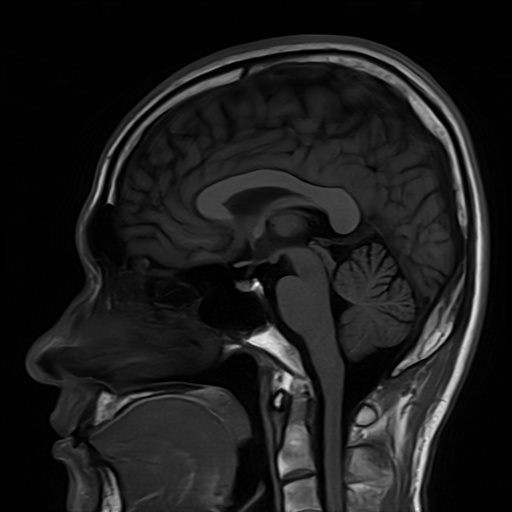
#> input picture Experiment_08/Inputs/images/Brain_MRI.png, 512 x 512 px, found by its file name
$ python task_10_3_seed_perturbation.py
#> lines starting #> are read from the running program, lines starting #| are printed output that depends on the picture; after the words box and inside, x2 and y2 are one past the last pixel; in counts of white or black regions, pixels touching at a corner belong together
"""
Experiment 10: Task 10.3 - Seed Point Placement Perturbation & Robustness Test
Author: Muhammad Ikrama (Reg ID: 60140)
Department of Biomedical Engineering, Riphah International University, Lahore
Instructor: Engr. Rana Talha Khalid
"""

import os
import cv2
import numpy as np
import pandas as pd
from scipy import ndimage
import matplotlib.pyplot as plt

def run_task_10_3():
    script_dir = os.path.dirname(os.path.abspath(__file__))
    exp_dir = os.path.abspath(os.path.join(script_dir, ".."))
    inputs_dir = os.path.join(exp_dir, "Inputs", "images")
    outputs_dir = os.path.join(exp_dir, "Outputs", "Python")
    tables_dir = os.path.join(exp_dir, "Tables")
    os.makedirs(outputs_dir, exist_ok=True)
    os.makedirs(tables_dir, exist_ok=True)

    mri = cv2.imread(os.path.join(inputs_dir, "Brain_MRI.png"), cv2.IMREAD_GRAYSCALE)
#> mri is the input picture: shape (512, 512); min 0, max 254, mean 27.9
    mri_smooth = cv2.GaussianBlur(mri, (3, 3), 0.8)
    tol = 38

    # Ground truth
    gt_lesion = np.zeros_like(mri)
    gt_lesion[205:280, 290:365] = (mri_smooth[205:280, 290:365] > 162).astype(np.uint8) * 255
#> gt_lesion: shape (512, 512); every value is 0
    gt_lesion = ndimage.binary_fill_holes(gt_lesion > 0).astype(np.uint8) * 255
    gt_area = int((gt_lesion > 0).sum())
#> gt_area = 0

    def srg(img, sy, sx, tol_val):
        h, w = img.shape
        visited = np.zeros((h, w), dtype=bool)
        mask = np.zeros((h, w), dtype=np.uint8)
        stack = [(sy, sx)]
        visited[sy, sx] = True
        seed_val = float(img[sy, sx])
        neighbors = [(-1,0),(1,0),(0,-1),(0,1),(-1,-1),(-1,1),(1,-1),(1,1)]
        while stack:
            cy, cx = stack.pop()
            if abs(float(img[cy, cx]) - seed_val) <= tol_val:
                mask[cy, cx] = 255
                for dy, dx in neighbors:
                    ny, nx = cy + dy, cx + dx
                    if 0 <= ny < h and 0 <= nx < w and not visited[ny, nx]:
                        visited[ny, nx] = True
                        stack.append((ny, nx))
        return mask

    seed_definitions = [
        {"Name": "Centroid", "x": 327, "y": 242, "Type": "Center Core"},
        {"Name": "Interior Point 1", "x": 320, "y": 238, "Type": "Interior Paracentral"},
        {"Name": "Interior Point 2", "x": 332, "y": 248, "Type": "Interior Paracentral"},
        {"Name": "Peripheral Rim 1", "x": 305, "y": 228, "Type": "Marginal Boundary Rim"},
        {"Name": "Peripheral Rim 2", "x": 345, "y": 255, "Type": "Marginal Boundary Rim"}
    ]

    records = []
    masks = {}

    print("\n" + "=" * 95)
    print("TASK 10.3: SEED POINT PLACEMENT PERTURBATION & ROBUSTNESS TEST")
    print("=" * 95)
    print(f"{'Seed Location':<18} | {'(X, Y)':<10} | {'I_seed':<8} | {'Area (px)':<10} | {'DSC':<8} | {'IoU':<8} | {'Clinical Status'}")
    print("-" * 95)

    for s in seed_definitions:
        sx, sy = s['x'], s['y']
        seed_int = float(mri_smooth[sy, sx])
        raw_m = srg(mri_smooth, sy, sx, tol)
        eval_m = ndimage.binary_fill_holes(raw_m > 0).astype(np.uint8) * 255
        masks[s['Name']] = eval_m

        g, p = (gt_lesion > 0), (eval_m > 0)
        intersection = np.logical_and(g, p).sum()
        union = np.logical_or(g, p).sum()
        dsc = 2.0 * intersection / (g.sum() + p.sum()) if (g.sum() + p.sum()) > 0 else 0
        iou = intersection / union if union > 0 else 0
        area = int(p.sum())

        if dsc >= 0.95:
            status = "Optimal Capture"
        elif dsc >= 0.85:
            status = "Robust Interior"
        else:
            status = "Rim Degradation / Under-grown"

        records.append({
            "Seed_Location": s['Name'],
            "Seed_Type": s['Type'],
            "Coord_X": sx,
            "Coord_Y": sy,
            "Seed_Intensity": round(seed_int, 1),
            "Area_px": area,
            "Ground_Truth_px": gt_area,
            "Area_Ratio": round(area / gt_area, 4) if gt_area > 0 else 0.0,
            "DSC": round(dsc, 4),
            "Jaccard_IoU": round(iou, 4),
            "Status": status
        })
        print(f"{s['Name']:<18} | {f'({sx}, {sy})':<10} | {seed_int:<8.1f} | {area:<10d} | {dsc:<8.4f} | {iou:<8.4f} | {status}")
#> this loop made 5 passes
#> (seed_int, seed_val in srg, union, area) on passes 1 to 5: (26, 26, 251905, 251905), (34, 34, 252978, 252978), (0, 0, 211190, 211190), (21, 21, 250967, 250967), (11, 11, 236832, 236832)
#| Centroid           | (327, 242) | 26.0     | 251905     | 0.0000   | 0.0000   | Rim Degradation / Under-grown
#| Interior Point 1   | (320, 238) | 34.0     | 252978     | 0.0000   | 0.0000   | Rim Degradation / Under-grown
#| Interior Point 2   | (332, 248) | 0.0      | 211190     | 0.0000   | 0.0000   | Rim Degradation / Under-grown
#| Peripheral Rim 1   | (305, 228) | 21.0     | 250967     | 0.0000   | 0.0000   | Rim Degradation / Under-grown
#| Peripheral Rim 2   | (345, 255) | 11.0     | 236832     | 0.0000   | 0.0000   | Rim Degradation / Under-grown
#> pass 1, in run_task_10_3, `raw_m = srg(mri_smooth, sy, sx, tol)`:
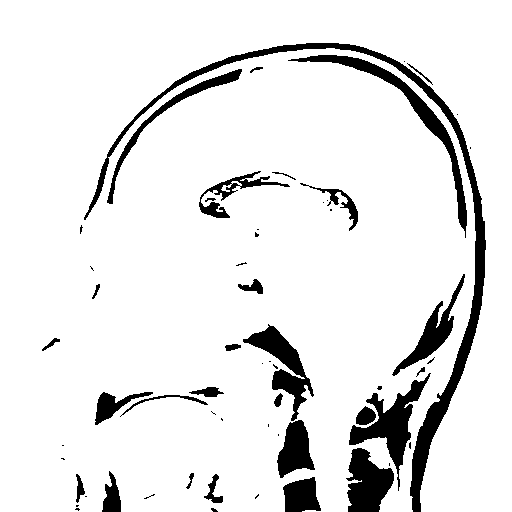
#> raw_m: shape (512, 512); 90.4% white; 59 black regions (30 under 20 px), largest, box (x1, y1, x2, y2) and area: (84, 43, 486, 512) 6714, (288, 55, 467, 238) 2462, (349, 373, 431, 491) 2441
#> pass 1, in run_task_10_3, `eval_m = ndimage.binary_fill_holes(raw_m > 0).astype(np.uint8) * 255`:
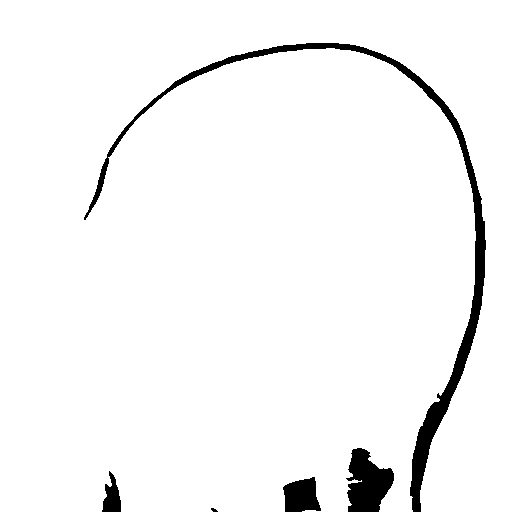
#> eval_m: shape (512, 512); 96.1% white; 5 black regions (1 under 20 px), largest, box (x1, y1, x2, y2) and area: (84, 43, 486, 512) 6714, (346, 448, 394, 512) 2036, (283, 477, 321, 512) 1003, (102, 471, 121, 512) 468
#> pass 2, in run_task_10_3, `raw_m = srg(mri_smooth, sy, sx, tol)`:
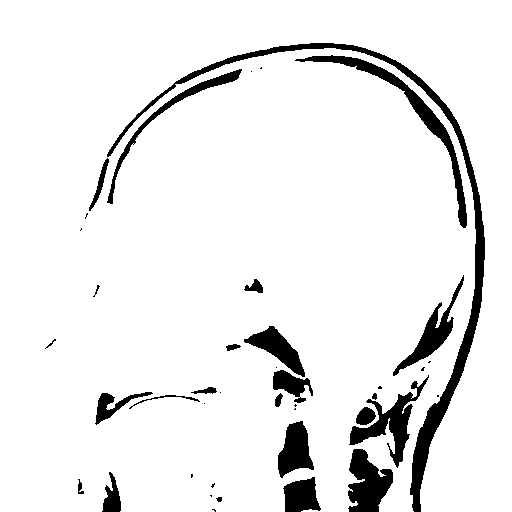
#> raw_m: shape (512, 512); 92.1% white; 41 black regions (17 under 20 px), largest, box (x1, y1, x2, y2) and area: (107, 43, 485, 512) 5928, (295, 55, 467, 228) 2291, (349, 375, 429, 468) 1856
#> after the loop, masks = 5 items; records = 5 items

    df = pd.DataFrame(records)
#> df = table of 5 rows and 11 columns
    csv_path = os.path.join(tables_dir, "exp10_task_10_3_seed_perturbation.csv")
    df.to_csv(csv_path, index=False)
    print(f"[SAVED] Task 10.3 table saved to: {csv_path}")

    # Plotting 5 seeds on tumor
    fig = plt.figure(figsize=(16, 7))

    # Left: MRI zoom with all 5 seeds marked
    ax_map = fig.add_subplot(1, 3, 1)
    zy1, zy2, zx1, zx2 = 190, 290, 280, 380
    zoom_mri = cv2.cvtColor(mri[zy1:zy2, zx1:zx2], cv2.COLOR_GRAY2BGR)
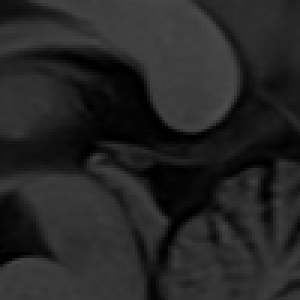
#> zoom_mri: shape (100, 100, 3) (shown 3 times larger); min 0, max 76, mean 37.5
    colors = [(0, 255, 0), (0, 255, 255), (255, 255, 0), (0, 140, 255), (0, 0, 255)]
    for idx, s in enumerate(seed_definitions):
        rel_x = s['x'] - zx1
        rel_y = s['y'] - zy1
        cv2.circle(zoom_mri, (rel_x, rel_y), 3, colors[idx], -1)
        cv2.putText(zoom_mri, f"S{idx+1}", (rel_x + 4, rel_y - 2), cv2.FONT_HERSHEY_SIMPLEX, 0.45, (255, 255, 255), 1)
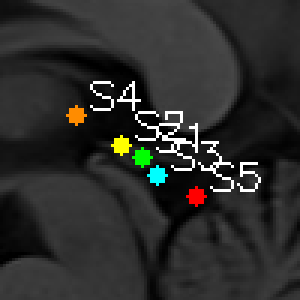
#> zoom_mri: shape (100, 100, 3) (shown 3 times larger); 3.68% of pixels changed, all inside (x1, y1, x2, y2) = (22, 27, 87, 69)
    ax_map.imshow(cv2.cvtColor(zoom_mri, cv2.COLOR_BGR2RGB))
    ax_map.set_title("5 Tested Seed Coordinates\nInside & on Tumor Rim", fontsize=11, fontweight='bold')
    ax_map.axis('off')

    # Middle: Centroid (S1) vs Marginal Rim (S4)
    ax_mid = fig.add_subplot(1, 3, 2)
    s1_mask = masks["Centroid"][zy1:zy2, zx1:zx2]
#> s1_mask: shape (100, 100); every value is 255
    s4_mask = masks["Peripheral Rim 1"][zy1:zy2, zx1:zx2]
    comp_img = np.zeros((zy2 - zy1, zx2 - zx1, 3), dtype=np.uint8)
    comp_img[s1_mask > 0] = [0, 255, 0]      # Centroid = Green
    comp_img[s4_mask > 0] = [255, 120, 0]    # S4 = Orange
    ax_mid.imshow(comp_img)
    ax_mid.set_title("Centroid (Green) vs. Rim Seed S4 (Orange)\nRim Seed misses bright core!", fontsize=11, fontweight='bold')
    ax_mid.axis('off')

    # Right: Bar chart of DSC across seeds
    ax_bar = fig.add_subplot(1, 3, 3)
    bars = ax_bar.bar([f"S{i+1}: {s['Name']}" for i, s in enumerate(seed_definitions)], df['DSC'], color=['#2ca02c', '#1f77b4', '#17becf', '#ff7f0e', '#d62728'])
#> bars = 5 items
    ax_bar.axhline(0.90, color='red', linestyle='--', label='Clinical Goal (DSC >= 0.90)')
    ax_bar.set_ylabel("Dice Similarity Coefficient (DSC)", fontsize=10, fontweight='bold')
    ax_bar.set_title("Segmentation Fidelity vs. Seed Location", fontsize=11, fontweight='bold')
    ax_bar.set_ylim(0, 1.05)
    plt.xticks(rotation=25, ha='right', fontsize=9)
    ax_bar.legend(loc='lower left', fontsize=9)
    ax_bar.grid(True, linestyle=':', alpha=0.6)

    for bar in bars:
        h = bar.get_height()
        ax_bar.annotate(f"{h:.3f}", xy=(bar.get_x() + bar.get_width() / 2, h), xytext=(0, 3),
                        textcoords="offset points", ha='center', va='bottom', fontsize=9, fontweight='bold')
#> this loop made 5 passes

    plt.tight_layout()
    fig_path = os.path.join(outputs_dir, "exp10_task_10_3_seed_perturbation.png")
    plt.savefig(fig_path, dpi=300, bbox_inches='tight')
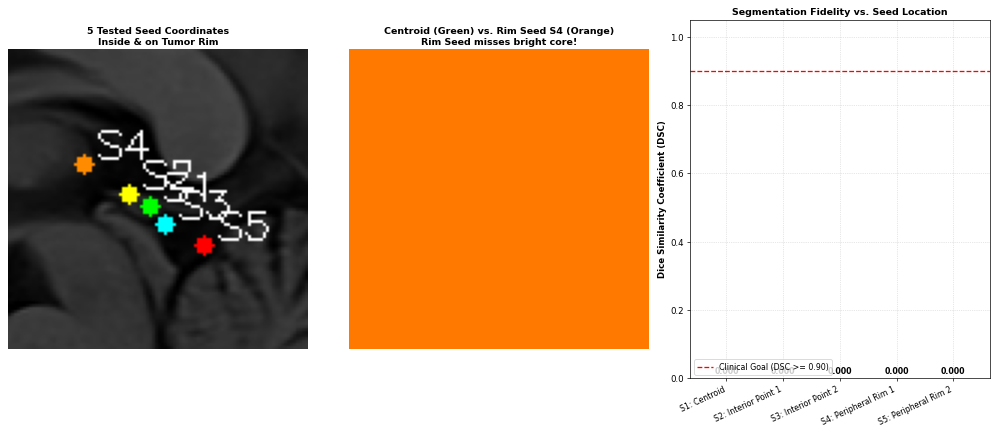
#> figure drawn by matplotlib, 3 panels
    plt.close()
    print(f"[SAVED] Task 10.3 figure saved to: {fig_path}")

if __name__ == "__main__":
    run_task_10_3()
